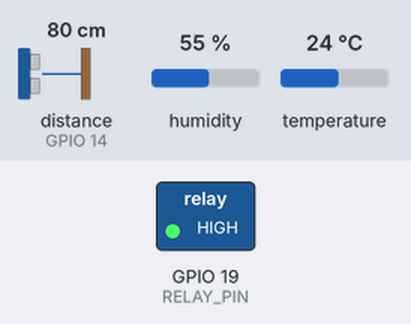
A sketch run on a simulated ESP32. Shown: switched loads named in the sketch (green lamp = pin HIGH). The inputs (shaded band) are chosen by the test bench; at power-on: distance to the obstacle (sensor on GPIO 14) 80 cm, humidity 55 %, temperature 24 °C. The echo pulse lasts 58.3 µs per cm; WiFi joins after 1.5 s; servers stay silent unless stated; what the sketch prints to the serial monitor is not drawn.

Above: at 2.7 s.
2.8 s: distance to the obstacle (sensor on GPIO 14) set to 95 cm
4.7 s: distance to the obstacle (sensor on GPIO 14) set to 104 cm
At 6.7 s:
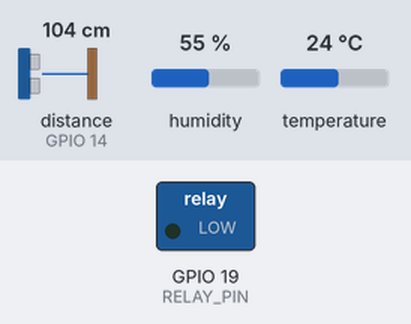
7.0 s: distance to the obstacle (sensor on GPIO 14) set to 2 cm
At 8.0 s:
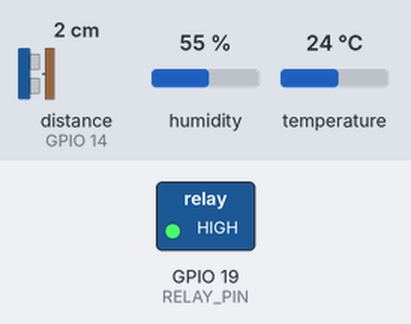
9.1 s: distance to the obstacle (sensor on GPIO 14) set to 120 cm
At 10.6 s:
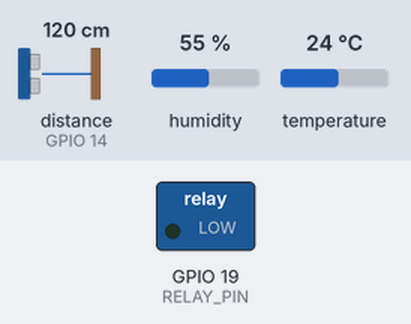
Timing chart, 0 to 12.1 s (numbered marks = the images above; inputs shaded):
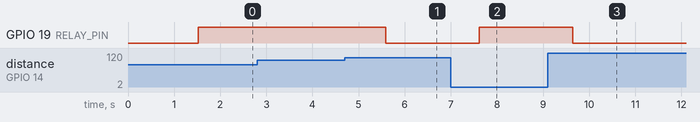

Measured:
- the behaviour switches between 99 and 100 cm on distance to the obstacle (sensor on GPIO 14) (found by bisection; images 0 and 1)
- after the input at 2.8 s, every drawn part: stays the same
- after the input at 4.7 s, GPIO 19 (RELAY_PIN): HIGH → LOW after 0.88 s
- after the input at 7.0 s, GPIO 19 (RELAY_PIN): LOW → HIGH after 0.61 s
- after the input at 9.1 s, GPIO 19 (RELAY_PIN): HIGH → LOW after 0.54 s

The sketch:

main.ino
```cpp
#include <WiFi.h>
#include <WiFiClient.h>
#include <Ultrasonic.h>
#include "DHTesp.h"    // Biblioteca do DHT
#include "ThingSpeak.h" // Biblioteca ThingSpeak

// Configurações de WiFi
#define WIFI_SSID "Wokwi-GUEST"
#define WIFI_PASSWORD ""

// Canal e API Key do ThingSpeak
const int myChannelNumber = 2681880; // Substitua pelo seu canal
const char* myApiKey = "G70ERUBMHVY5GT1M"; // Substitua pela sua API Key
const char* server = "api.thingspeak.com";

// Pinos do Sensor Ultrassônico (HC-SR04)
#define TRIG_PIN 12
#define ECHO_PIN 14

// Pino do Sensor de Temperatura/Umidade (DHT22)
#define DHT_PIN 15

// Pino do Relé (que acende o LED)
#define RELAY_PIN 19

Ultrasonic ultrasonic(TRIG_PIN, ECHO_PIN);
DHTesp dhtSensor;
WiFiClient client;

unsigned long lastUpdate = 0;
const unsigned long updateInterval = 15000; // Envia dados a cada 15 segundos

void setup() {
  Serial.begin(115200);

  // Inicializa WiFi
  connectToWiFi();

  // Inicializa o sensor DHT22
  dhtSensor.setup(DHT_PIN, DHTesp::DHT22);

  // Configura o pino do relé como saída
  pinMode(RELAY_PIN, OUTPUT);
}

void loop() {
  // Medição do nível de água com o sensor ultrassônico
  int distance = ultrasonic.read();

  // Medição da temperatura e umidade com o sensor DHT22
  TempAndHumidity data = dhtSensor.getTempAndHumidity();
  float temperatura = data.temperature;
  float umidade = data.humidity;

  // Controle do relé baseado na distância
  if (distance < 100) { // Se o nível for menor que 100 cm
    digitalWrite(RELAY_PIN, HIGH);  // Liga o relé (acende o LED externo)
  } else {
    digitalWrite(RELAY_PIN, LOW);   // Desliga o relé (apaga o LED externo)
  }

  // Verifica se o intervalo de atualização foi atingido
  if (millis() - lastUpdate >= updateInterval) {
    Serial.print("Nível de água: ");
    Serial.print(distance);
    Serial.println(" cm");

    Serial.print("Temperatura: ");
    Serial.print(temperatura);
    Serial.println(" ºC");

    Serial.print("Umidade: ");
    Serial.print(umidade);
    Serial.println(" %");

    // Envia os dados para o ThingSpeak
    ThingSpeak.setField(1, distance);
    ThingSpeak.setField(2, temperatura);
    ThingSpeak.setField(3, umidade);

    int response = ThingSpeak.writeFields(myChannelNumber, myApiKey);

    if (response == 200) {
      Serial.println("Dados enviados com sucesso ao ThingSpeak.");
    } else {
      Serial.print("Erro ao enviar: ");
      Serial.println(response);
    }

    lastUpdate = millis();
  }

  delay(1000); // Atraso de 1 segundo entre as leituras
}

// Função para conectar ao WiFi
void connectToWiFi() {
  WiFi.begin(WIFI_SSID, WIFI_PASSWORD);
  Serial.print("Conectando ao WiFi...");

  while (WiFi.status() != WL_CONNECTED) {
    delay(100);
    Serial.print(".");
  }

  Serial.println(" Conectado!");
  Serial.print("IP Address: ");
  Serial.println(WiFi.localIP());

  ThingSpeak.begin(client);
}
```
